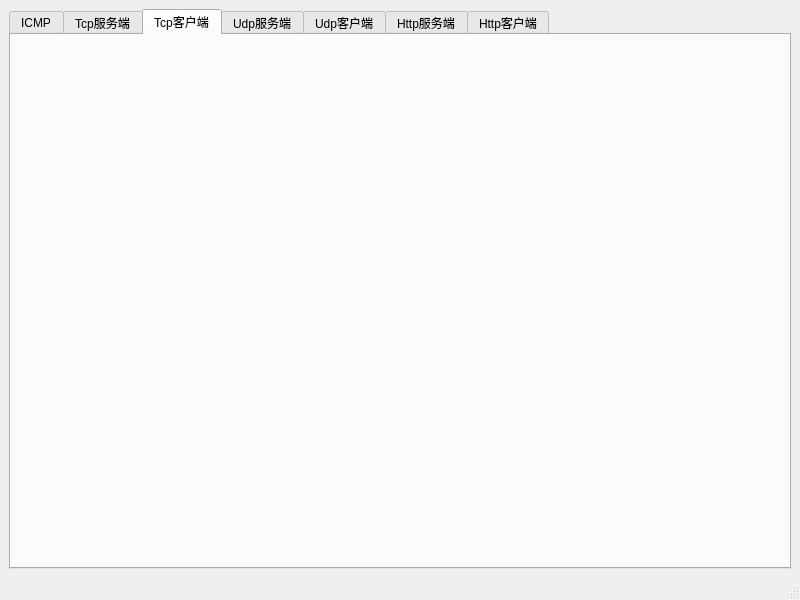
<?xml version="1.0" encoding="UTF-8"?>
<ui version="4.0">
 <class>NetworkTool</class>
 <widget class="QMainWindow" name="NetworkTool">
  <property name="geometry">
   <rect>
    <x>0</x>
    <y>0</y>
    <width>800</width>
    <height>600</height>
   </rect>
  </property>
  <property name="minimumSize">
   <size>
    <width>800</width>
    <height>600</height>
   </size>
  </property>
  <property name="windowTitle">
   <string>NetworkTool</string>
  </property>
  <widget class="QWidget" name="centralwidget">
   <layout class="QGridLayout" name="gridLayout">
    <item row="0" column="0">
     <widget class="QTabWidget" name="tabWidget">
      <property name="currentIndex">
       <number>2</number>
      </property>
      <widget class="QWidget" name="tab_ICMP">
       <attribute name="title">
        <string>ICMP</string>
       </attribute>
      </widget>
      <widget class="TcpSocketServer" name="tab_TcpSocketServer">
       <attribute name="title">
        <string>Tcp服务端</string>
       </attribute>
      </widget>
      <widget class="TcpSocketClient" name="tab_TcpSocketClient">
       <attribute name="title">
        <string>Tcp客户端</string>
       </attribute>
      </widget>
      <widget class="UdpSocketServer" name="tab_UdpSocketServer">
       <attribute name="title">
        <string>Udp服务端</string>
       </attribute>
      </widget>
      <widget class="UdpSocketClient" name="tab_UdpSocketClient">
       <attribute name="title">
        <string>Udp客户端</string>
       </attribute>
      </widget>
      <widget class="QWidget" name="tab_HttpServer">
       <attribute name="title">
        <string>Http服务端</string>
       </attribute>
      </widget>
      <widget class="HttpClient" name="tab_HttpClient">
       <attribute name="title">
        <string>Http客户端</string>
       </attribute>
      </widget>
     </widget>
    </item>
   </layout>
  </widget>
  <widget class="QMenuBar" name="menubar">
   <property name="geometry">
    <rect>
     <x>0</x>
     <y>0</y>
     <width>800</width>
     <height>43</height>
    </rect>
   </property>
  </widget>
  <widget class="QStatusBar" name="statusbar"/>
 </widget>
 <customwidgets>
  <customwidget>
   <class>TcpSocketServer</class>
   <extends>QWidget</extends>
   <header location="global">NetworkTool/TcpSocketServer.h</header>
   <container>1</container>
  </customwidget>
  <customwidget>
   <class>TcpSocketClient</class>
   <extends>QWidget</extends>
   <header location="global">NetworkTool/TcpSocketClient.h</header>
   <container>1</container>
  </customwidget>
  <customwidget>
   <class>UdpSocketServer</class>
   <extends>QWidget</extends>
   <header location="global">NetworkTool/UdpSocketServer.h</header>
   <container>1</container>
  </customwidget>
  <customwidget>
   <class>UdpSocketClient</class>
   <extends>QWidget</extends>
   <header location="global">NetworkTool/UdpSocketClient.h</header>
   <container>1</container>
  </customwidget>
  <customwidget>
   <class>HttpClient</class>
   <extends>QWidget</extends>
   <header location="global">NetworkTool/HttpClient.h</header>
   <container>1</container>
  </customwidget>
 </customwidgets>
 <resources/>
 <connections/>
</ui>
